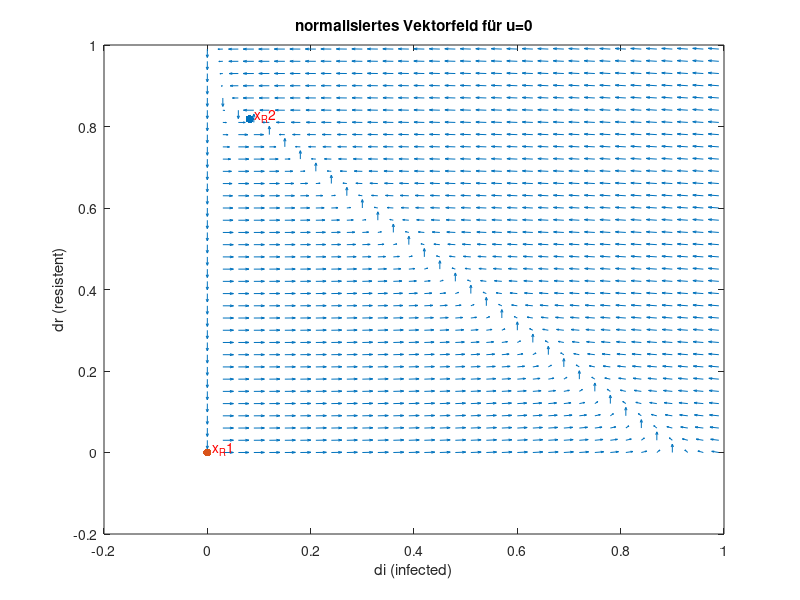

Recreate this plot in MATLAB.
clc ;
clear all;
close;

%% Param
beta = 1;
gamma = 0.1;
delta = 0.01;
i_R = (1-gamma/beta)/(1+gamma/delta);
r_R = i_R*gamma/delta;
i_0 = 1e-3;
r_0 = 0;

% Par structure
parSys.beta=beta;
parSys.gamma = gamma;
parSys.delta=delta;
parSys.i_0=i_0;
parSys.r_0=r_0;

% Regler
parSys.k1 = 10;

%% Plot
% 3.3.1 

[X,Y] = meshgrid(0:0.03:1,0:0.03:1);

if (1)
    figure(1)
    U = beta*X.*(1-X-Y)-gamma*X;
    V = gamma*X-delta.*Y;
    U = U ./ sqrt(U.^2+V.^2);
    V = V ./ sqrt(U.^2+V.^2);
    quiver(X,Y,U,V,0.5);
    title('normalisiertes Vektorfeld für u=0');
    ylabel('dr (resistent)');
    xlabel('di (infected)');
    hold on;
    scatter(i_R,r_R,'fill');
    text(i_R+0.01,r_R+0.01,'x_R2','color','r');
    scatter(0,0,'fill');
    text(0.01,0.01,'x_R1','color','r');
end;



